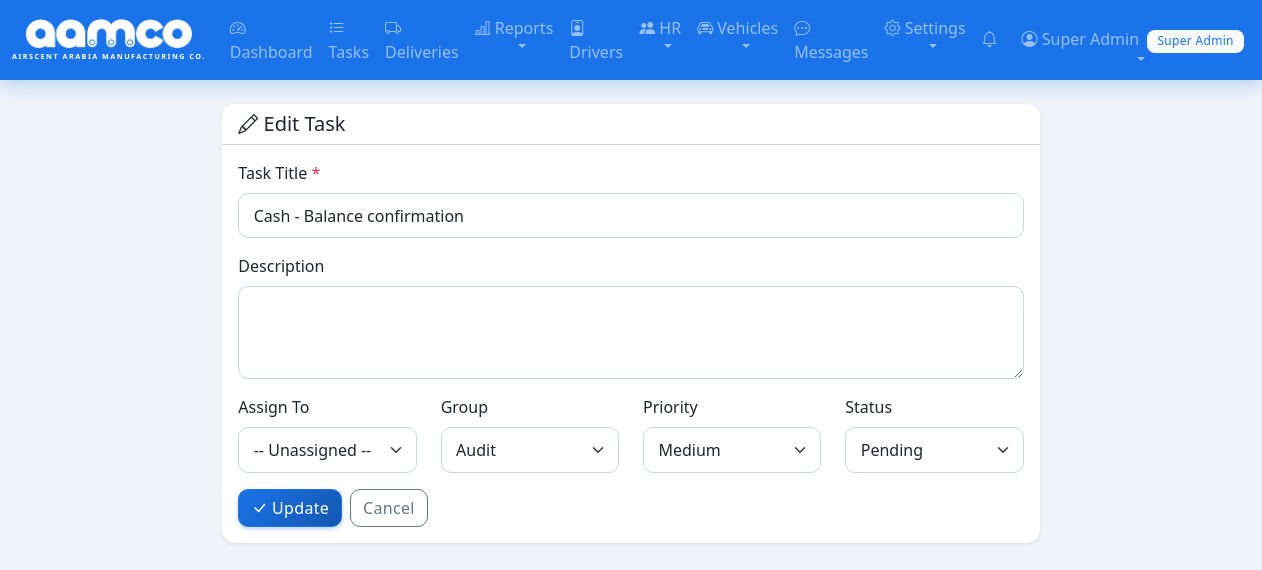
Page /tasks/edit/3 (signed in) on the committed database.
### tables this page shows
CREATE TABLE users (
            id INTEGER PRIMARY KEY AUTOINCREMENT,
            username TEXT UNIQUE NOT NULL,
            password_hash TEXT NOT NULL,
            full_name TEXT NOT NULL,
            email TEXT,
            phone TEXT,
            pin_hash TEXT,
            profile_pic TEXT,
            role TEXT NOT NULL DEFAULT 'user',
            is_active INTEGER NOT NULL DEFAULT 1,
            created_at TIMESTAMP DEFAULT CURRENT_TIMESTAMP
        );

CREATE TABLE tasks (
            id INTEGER PRIMARY KEY AUTOINCREMENT,
            title TEXT NOT NULL,
            description TEXT,
            assigned_to INTEGER,
            created_by INTEGER NOT NULL,
            group_id INTEGER,
            status TEXT NOT NULL DEFAULT 'pending',
            priority TEXT NOT NULL DEFAULT 'medium',
            accepted_at TIMESTAMP,
            started_at TIMESTAMP,
            created_at TIMESTAMP DEFAULT CURRENT_TIMESTAMP,
            completed_at TIMESTAMP,
            FOREIGN KEY (assigned_to) REFERENCES users(id),
            FOREIGN KEY (created_by) REFERENCES users(id),
            FOREIGN KEY (group_id) REFERENCES task_groups(id) ON DELETE SET NULL
        );

### app.py (the view, shortened to what this page needs)
@app.route('/tasks/edit/<int:task_id>', methods=['GET', 'POST'])
@login_required
def edit_task(task_id):
    db = get_db()
    task = db.execute('SELECT * FROM tasks WHERE id = ?', (task_id,)).fetchone()
    if not task:
        db.close()
        flash('Task not found.', 'danger')
        return redirect(url_for('tasks'))
    users = db.execute("SELECT id, full_name FROM users WHERE is_active = 1").fetchall()
    groups = db.execute("SELECT id, name, color FROM task_groups ORDER BY name").fetchall()
    db.close()
    return render_template('task_form.html', task=task, users=users, groups=groups)

### app.py (called while the page is built)
@login_manager.user_loader
def load_user(user_id):
    db = get_db()
    row = db.execute('SELECT * FROM users WHERE id = ?', (user_id,)).fetchone()
    db.close()
    if row:
        return User(**dict(row))
    return None

@app.context_processor
def inject_notification_count():
    if current_user.is_authenticated:
        db = get_db()
        count = db.execute('SELECT COUNT(*) FROM notifications WHERE user_id = ? AND is_read = 0',
                          (current_user.id,)).fetchone()[0]
        msg_count = db.execute('SELECT COUNT(*) FROM messages WHERE receiver_id = ? AND is_read = 0',
                              (current_user.id,)).fetchone()[0]
        db.close()
        return {'unread_notif_count': count, 'unread_msg_count': msg_count}
    return {'unread_notif_count': 0, 'unread_msg_count': 0}

@app.context_processor
def inject_settings():
    if current_user.is_authenticated:
        db = get_db()
        try:
            rows = db.execute('SELECT key, value FROM settings').fetchall()
            s = {r['key']: r['value'] for r in rows}
        except Exception:
            s = {}
        db.close()
        return {'app_settings': s, 'now': datetime.now}
    return {'app_settings': {}, 'now': datetime.now}

    @property
    def is_active(self):
        return bool(self._is_active)

    def is_admin(self):
        return self.role in ('super_admin', 'admin')

    def has_pin(self):
        return bool(self.pin_hash)

### database.py (called while the page is built)
def get_db():
    conn = sqlite3.connect(DB_PATH)
    conn.row_factory = sqlite3.Row
    conn.execute("PRAGMA foreign_keys = ON")
    return conn

### templates/task_form.html (shortened to what this page needs)
{% extends "base.html" %}
{% block content %}
<div class="row justify-content-center">
    <div class="col-md-8">
        <div class="card shadow-sm border-0">
            <div class="card-header bg-white">
                <h5 class="mb-0">
                    <i class="bi bi-{{ 'pencil' if task else 'plus-lg' }}"></i>
                    {{ 'Edit Task' if task else 'Add New Task' }}
                </h5>
            </div>
            <div class="card-body">
                <form method="POST">
                    <div class="mb-3">
                        <label class="form-label">Task Title <span class="text-danger">*</span></label>
                        <input type="text" name="title" class="form-control" value="{{ task.title if task else '' }}" required>
                    </div>
                    <div class="mb-3">
                        <label class="form-label">Description</label>
                        <textarea name="description" class="form-control" rows="3">{{ task.description if task else '' }}</textarea>
                    </div>
                    <div class="row">
                        <div class="col-md-3 mb-3">
                            <label class="form-label">Assign To</label>
                            <select name="assigned_to" class="form-select">
                                <option value="">-- Unassigned --</option>
                            </select>
                        </div>
                        <div class="col-md-3 mb-3">
                            <label class="form-label">Group</label>
                            <select name="group_id" class="form-select">
                                {% for g in groups %}
                                <option value="{{ g.id }}" {{ 'selected' if task and task.group_id == g.id }}>{{ g.name }}</option>
                                {% endfor %}
                            </select>
                        </div>
                        <div class="col-md-3 mb-3">
                            <label class="form-label">Priority</label>
                            <select name="priority" class="form-select">
                                <option value="medium" {{ 'selected' if (not task) or (task and task.priority == 'medium') }}>Medium</option>
                            </select>
                        </div>
                        {% if task %}
                        <div class="col-md-3 mb-3">
                            <label class="form-label">Status</label>
                            <select name="status" class="form-select">
                                <option value="pending" {{ 'selected' if task.status == 'pending' }}>Pending</option>
                            </select>
                        </div>
                        {% endif %}
                    </div>
                    <div class="d-flex gap-2">
                        <button type="submit" class="btn btn-primary"><i class="bi bi-check-lg"></i> {{ 'Update' if task else 'Add Task' }}</button>
                        <a href="{{ url_for('tasks') }}" class="btn btn-outline-secondary">Cancel</a>
                    </div>
                </form>
            </div>
        </div>
    </div>
</div>
{% endblock %}

### templates/base.html (shortened to what this page needs)
<!DOCTYPE html>
<html lang="en" data-bs-theme="light">
<head>
    <link href="https://cdn.jsdelivr.net/npm/bootstrap@5.3.2/dist/css/bootstrap.min.css" rel="stylesheet">
    <link href="https://cdn.jsdelivr.net/npm/bootstrap-icons@1.11.1/font/bootstrap-icons.css" rel="stylesheet">
    <link href="{{ url_for('static', filename='style.css') }}?v=5" rel="stylesheet">
</head>
<body>
    {% if current_user.is_authenticated %}
    <nav class="navbar navbar-expand-lg navbar-dark" style="background-color: #1a73e8;">
        <div class="container-fluid">
            <a class="navbar-brand fw-bold" href="{{ url_for('dashboard') }}">
                <div class="d-flex flex-column align-items-center">
                    <img src="{{ url_for('static', filename='logo.png') }}" alt="AAMCO" height="30" style="filter: brightness(0) invert(1);">
                    <span class="text-white d-none d-md-block" style="font-size: 0.45rem; letter-spacing: 1.5px; margin-top: 2px;">AIRSCENT ARABIA MANUFACTURING CO.</span>
                </div>
            </a>
            <div class="collapse navbar-collapse" id="navBar">
                <ul class="navbar-nav me-auto">
                    <li class="nav-item">
                        <a class="nav-link" href="{{ url_for('dashboard') }}"><i class="bi bi-speedometer2"></i> Dashboard</a>
                    </li>
                    <li class="nav-item">
                        <a class="nav-link" href="{{ url_for('tasks') }}"><i class="bi bi-list-task"></i> Tasks</a>
                    </li>
                    <li class="nav-item">
                        <a class="nav-link" href="{{ url_for('deliveries') }}"><i class="bi bi-truck"></i> Deliveries</a>
                    </li>
                    <li class="nav-item dropdown">
                        <a class="nav-link dropdown-toggle" href="#" role="button" data-bs-toggle="dropdown">
                            <i class="bi bi-bar-chart-line"></i> Reports
                        </a>
                    </li>
                    <li class="nav-item">
                        <a class="nav-link" href="{{ url_for('delivery_persons') }}"><i class="bi bi-person-badge"></i> Drivers</a>
                    </li>
                    <li class="nav-item dropdown">
                        <a class="nav-link dropdown-toggle" href="#" role="button" data-bs-toggle="dropdown">
                            <i class="bi bi-people-fill"></i> HR
                        </a>
                    </li>
                    <li class="nav-item dropdown">
                        <a class="nav-link dropdown-toggle" href="#" role="button" data-bs-toggle="dropdown">
                            <i class="bi bi-car-front"></i> Vehicles
                        </a>
                    </li>
                    <li class="nav-item">
                        <a class="nav-link position-relative" href="{{ url_for('messages_inbox') }}">
                            <i class="bi bi-chat-dots"></i> Messages
                        </a>
                    </li>
                    {% if current_user.is_admin() %}
                    <li class="nav-item dropdown">
                        <a class="nav-link dropdown-toggle" href="#" role="button" data-bs-toggle="dropdown">
                            <i class="bi bi-gear"></i> Settings
                        </a>
                    </li>
                    {% endif %}
                </ul>
                <ul class="navbar-nav">
                    <li class="nav-item me-2">
                        <a class="nav-link position-relative" href="{{ url_for('notifications') }}" title="Notifications" id="notifBellLink">
                            <i class="bi bi-bell"></i>
                        </a>
                    </li>
                    <li class="nav-item dropdown">
                        <a class="nav-link dropdown-toggle" href="#" role="button" data-bs-toggle="dropdown">
                            {% if current_user.profile_pic %}
                            <img src="{{ url_for('static', filename='uploads/' + current_user.profile_pic) }}" alt="" class="rounded-circle me-1" style="width:24px;height:24px;object-fit:cover;">
                            {% else %}
                            <i class="bi bi-person-circle"></i>
                            {% endif %}
                            {{ current_user.full_name }}
                            <span class="badge bg-light text-primary ms-1">{{ current_user.role | replace('_', ' ') | title }}</span>
                        </a>
                    </li>
                </ul>
            </div>
        </div>
    </nav>
    {% endif %}
    <div class="container-fluid py-4">
        {% block content %}{% endblock %}
    </div>
</body>
</html>

### static/style.css (style rules this page uses)
:root { --tf-primary: #1a73e8; --tf-primary-dark: #1557b0; --tf-primary-light: #e8f0fe; --tf-dark: #0a0f1a; --tf-dark-card: #111827; --tf-dark-surface: #1e293b; --tf-blue-glow: rgba(26, 115, 232, 0.12); --tf-border: #e2e8f0; --tf-radius: 14px; --tf-shadow: 0 1px 3px rgba(0,0,0,0.06), 0 1px 2px rgba(0,0,0,0.04); --tf-shadow-md: 0 4px 6px rgba(0,0,0,0.05), 0 2px 4px rgba(0,0,0,0.04); --tf-shadow-lg: 0 10px 30px rgba(0,0,0,0.08); }
body { background-color: #f0f4f8; font-family: 'Segoe UI', system-ui, -apple-system, sans-serif; color: #1e293b; -webkit-font-smoothing: antialiased; }
.navbar { box-shadow: 0 4px 20px rgba(26, 115, 232, 0.3); border-bottom: none; backdrop-filter: blur(10px); z-index: 1030; position: relative; }
.navbar-brand { font-size: 1.4rem; letter-spacing: 0.5px; }
.card { border-radius: var(--tf-radius); border: 1px solid var(--tf-border); box-shadow: var(--tf-shadow); transition: box-shadow 0.25s ease; }
.card-header { border-radius: var(--tf-radius) var(--tf-radius) 0 0 !important; }
.badge { font-weight: 500; padding: 0.4em 0.8em; }
.btn-primary { background: linear-gradient(135deg, var(--tf-primary) 0%, var(--tf-primary-dark) 100%); border-color: var(--tf-primary); box-shadow: 0 2px 4px rgba(26, 115, 232, 0.3); }
.btn { border-radius: 10px; font-weight: 500; letter-spacing: 0.3px; }
.form-control, .form-select { border-radius: 10px; border-color: #cbd5e1; padding: 0.6rem 0.9rem; }
.text-primary { color: var(--tf-primary) !important; }
.badge { font-weight: 500; padding: 0.45em 0.85em; border-radius: 8px; letter-spacing: 0.3px; }
.card { transition: box-shadow 0.25s ease; }
.btn { transition: transform 0.15s ease, box-shadow 0.15s ease, background-color 0.2s ease; }
.navbar-nav .nav-link { position: relative; transition: color 0.2s ease; }
.navbar-nav .nav-link::after { content: ''; position: absolute; bottom: 0; left: 50%; width: 0; height: 2px; background-color: var(--tf-primary); transition: width 0.3s ease, left 0.3s ease; }

### rows in the picture
users: full_name "Super Admin", role "Super Admin"
tasks: title "Cash - Balance confirmation"

### other values in the picture
{{ 'Edit Task' if task else 'Add New Task' }} "Edit Task"
{{ 'Update' if task else 'Add Task' }} "Update"
form field group_id "Audit"
